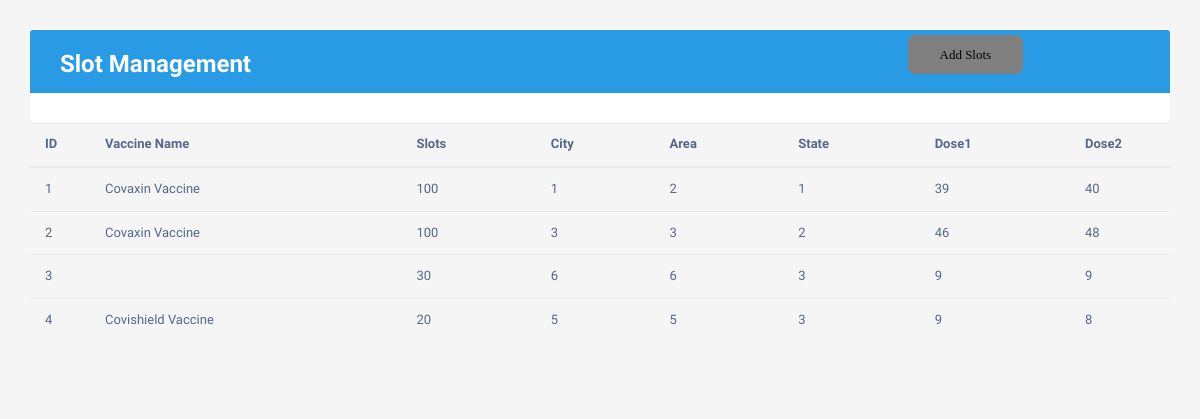
/Adminlogin/slotmanagement.php, run on the app's committed database.
### tables this page shows
CREATE TABLE `slots` (
  `ID` int(11) NOT NULL,
  `Vaccine_Name` varchar(255) NOT NULL,
  `Slots` int(11) NOT NULL,
  `City_ID` int(11) NOT NULL,
  `Area_ID` varchar(255) NOT NULL,
  `Dose_1` int(11) NOT NULL,
  `Dose_2` int(11) NOT NULL,
  `State_ID` int(11) NOT NULL
);

### Adminlogin/slotmanagement.php (the view, shortened to what this page needs)
<!DOCTYPE html>
<?php
include ("connect.php");
$query = "SELECT * FROM `slots`";
  $res= $con->query($query);
?>
<html>
<head>
<link rel="stylesheet" href="https://maxcdn.bootstrapcdn.com/font-awesome/4.7.0/css/font-awesome.min.css">
<link rel="stylesheet" href="https://maxcdn.bootstrapcdn.com/bootstrap/3.3.7/css/bootstrap.min.css">
</head>
<body>
<div class="container">
    <div class="table-responsive">
        <div class="table-wrapper">
            <div class="table-title">
                <div class="row">
                    <div class="col-xs-5">
                        <h2> <b>Slot Management</b></h2>
						</div>
						<div>
						  <a class="getstarted scrollto" href="http://localhost/Project/TakeVaccine/Adminlogin/addslot.php" style=" cursor:pointer; padding: 10px 30px;
						  margin-left: 400px;   border-radius: 8px;color: black;font-weight: 400; font-family: &quot;Poppins&quot;,san-serif; border: 2px solid grey;background-color:grey;" >Add Slots</a>
		 </div>
                    </div>
                </div>
            </div>
            <table class="table table-striped table-hover">
                <thead>
                    <tr>
                        <th>ID</th>
                        <th>Vaccine Name</th>
                        <th>Slots</th>
                        <th>City</th>
						<th>Area</th>
						<th>State</th>
						<th>Dose1</th>
						<th>Dose2</th>
                    </tr>
                    <?php
 $i = 1;
            while ($row=$res->fetch_object())
  {
    ?>
                    <tr>
                        <td><?php echo $i++ ?></td>
                        <td>
						 <?php
           if($row->Vaccine_Name==1)
           {
            echo "Covishield Vaccine";
           }
           if($row->Vaccine_Name==2)
           {
            echo "Covaxin Vaccine";
           }
          ?></td>
                        <td><?php echo $row->Slots;?></td>
                        <td><?php echo $row->City_ID;?></td>
                        <td><?php  echo $row->Area_ID;?></td>
                        <td><?php  echo $row->State_ID;?></td>
                       <td><?php  echo $row->Dose_1;?></td>
                       <td><?php  echo $row->Dose_2;?></td>
                    </tr>
                <?php } ?>
                </thead>
                <body>
            </table>
        </div>
    </div>
</body>
</html>

### Adminlogin/slotmanagement.php (style rules this page uses)
body { color: #566787; background: #f5f5f5; font-family: 'Varela Round', sans-serif; font-size: 13px; }
.table-responsive { margin: 30px 0; }
.table-wrapper { min-width: 1000px; background: #fff; padding: 20px 25px; border-radius: 3px; box-shadow: 0 1px 1px rgba(0,0,0,.05); }
.table-title { padding-bottom: 15px; background: #299be4; color: #fff; padding: 16px 30px; margin: -20px -25px 10px; border-radius: 3px 3px 0 0; }
.table-title h2 { margin: 5px 0 0; font-size: 24px; }
table.table tr th, table.table tr td { border-color: #e9e9e9; padding: 12px 15px; vertical-align: middle; }
table.table tr th:first-child { width: 60px; }
table.table tr th:last-child { width: 100px; }

### data on the page
slots: Vaccine_Name "Covaxin Vaccine", Slots "100", City_ID "1", Area_ID "2", State_ID "1", Dose_1 "39", Dose_2 "40"
slots: Vaccine_Name "Covaxin Vaccine", Slots "100", City_ID "3", Area_ID "3", State_ID "2", Dose_1 "46", Dose_2 "48"
slots: Slots "30", City_ID "6", Area_ID "6", State_ID "3", Dose_1 "9", Dose_2 "9"
slots: Vaccine_Name "Covishield Vaccine", Slots "20", City_ID "5", Area_ID "5", State_ID "3", Dose_1 "9", Dose_2 "8"
